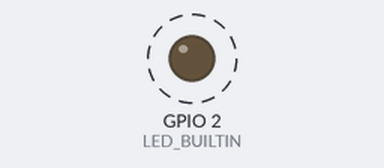
A program run on a simulated ESP8266 (NodeMCU). Shown: output pins drawn as LEDs (lit = HIGH, except the on-board LED, lit = LOW). Dashed ring = blinking.

Above: at 0.2 s.
Timing chart, 0 to 3.0 s (numbered marks = the images above):
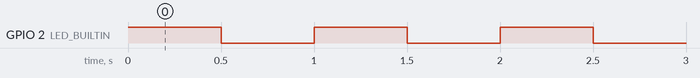

Measured:
- by itself, GPIO 2 (LED_BUILTIN): alternates HIGH for 0.50 s and LOW for 0.50 s

The program:

main.cpp
```cpp
#include <Arduino.h>
#define LED_BUILTIN 2

void setup() {
  pinMode(LED_BUILTIN, OUTPUT);
}

void loop() {
  digitalWrite(LED_BUILTIN, 1);
  delay(500);
  digitalWrite(LED_BUILTIN, 0);
  delay(500);
}
```
